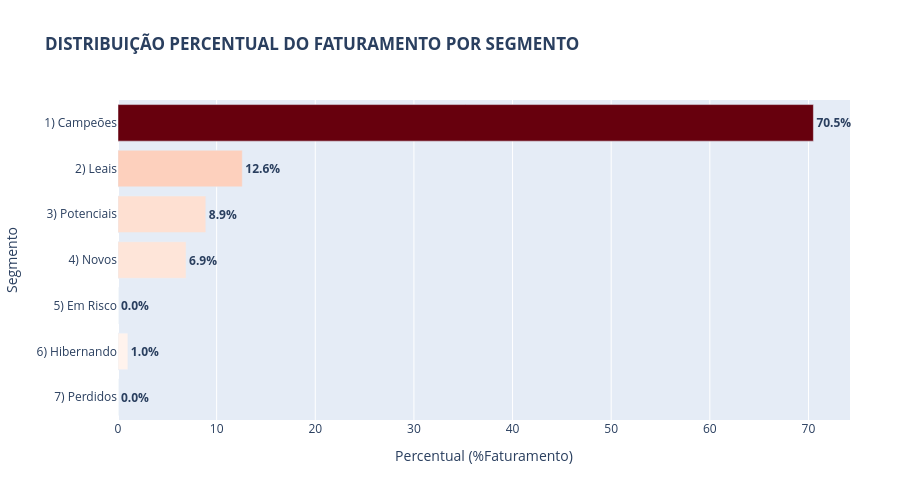

The code cell stored with this chart in its notebook:
### Markdown cell above
#### <font color='blue'>💰3. ANÁLISE DA PARTICIPAÇÂO DA RECEITA POR PERFIL DE CLIENTE (SEGMENTO RFV)  </font>

### Code cell
graf_segmento_faturamento

### Figure 1 — Plotly figure (JSON) as saved in the notebook; plotly's stock layout.template omitted (floating-point values rounded to 4 significant figures)
{"data": [{"cliponaxis": false, "hovertemplate": "%Faturamento=%{marker.color}<br>Segmento=%{y}<extra></extra>", "legendgroup": "", "marker": {"color": [0.0, 1.0, 0.0, 6.9, 8.9, 12.6, 70.5], "coloraxis": "coloraxis", "pattern": {"shape": ""}}, "name": "", "orientation": "h", "showlegend": false, "textposition": "outside", "texttemplate": "<b>%{x:.1f}%</b>", "type": "bar", "x": [0.0, 1.0, 0.0, 6.9, 8.9, 12.6, 70.5], "xaxis": "x", "y": ["7) Perdidos", "6) Hibernando", "5) Em Risco", "4) Novos", "3) Potenciais", "2) Leais", "1) Campeões"], "yaxis": "y"}], "layout": {"barmode": "relative", "coloraxis": {"colorbar": {"title": {"text": "%Faturamento"}}, "colorscale": [[0, "rgb(255,245,240)"], [0.125, "rgb(254,224,210)"], [0.25, "rgb(252,187,161)"], [0.375, "rgb(252,146,114)"], [0.5, "rgb(251,106,74)"], [0.625, "rgb(239,59,44)"], [0.75, "rgb(203,24,29)"], [0.875, "rgb(165,15,21)"], [1, "rgb(103,0,13)"]], "showscale": false}, "height": 500, "legend": {"tracegroupgap": 0}, "margin": {"r": 50}, "title": {"text": "<b>DISTRIBUIÇÃO PERCENTUAL DO FATURAMENTO POR SEGMENTO</b>"}, "xaxis": {"anchor": "y", "domain": [0, 1], "title": {"text": "Percentual (%Faturamento)"}}, "yaxis": {"anchor": "x", "domain": [0, 1], "title": {"text": "Segmento"}}}}
